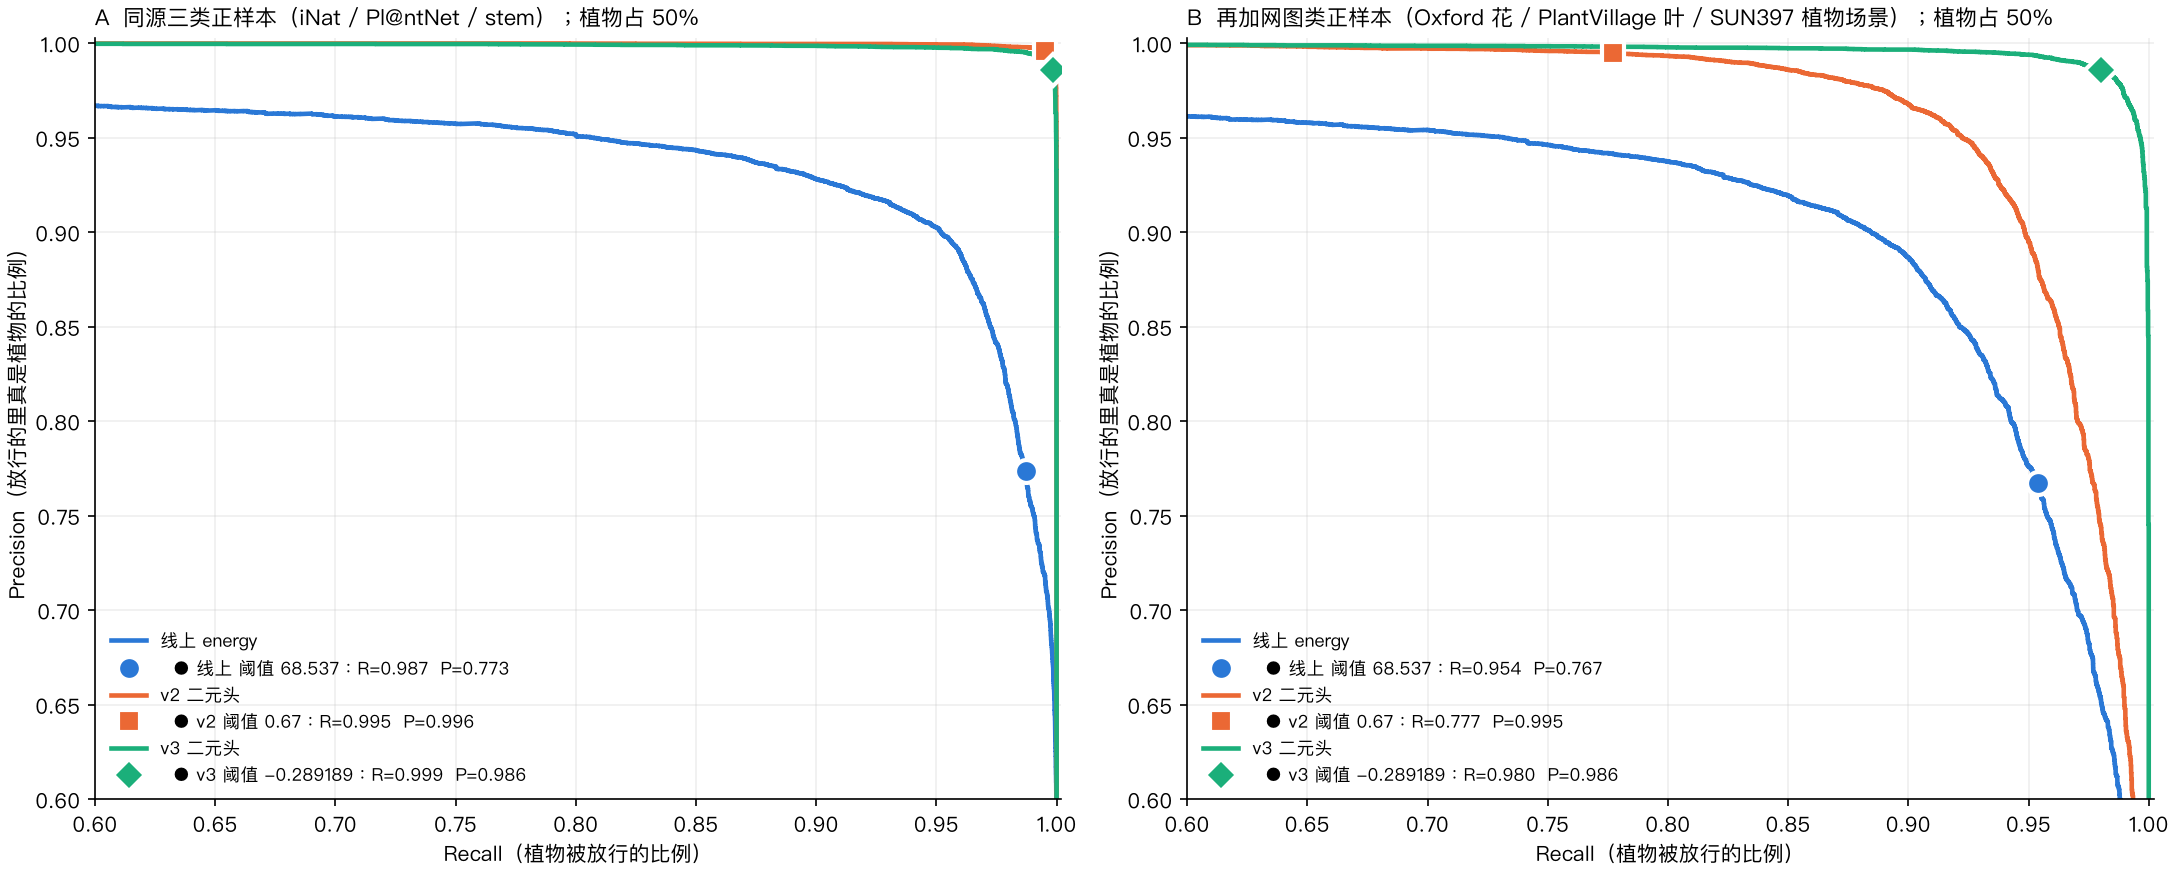

Here is the Python script that generated this plot:
import numpy as np, matplotlib
matplotlib.use("Agg")
import matplotlib.pyplot as plt
from sklearn.metrics import precision_recall_curve
import train as T1, train2 as T2
NEW = ["oxford_flowers", "plant_village", "sun397_plant"]
a = np.load("pr_scores.npz"); b = np.load("pr_scores_v3.npz")
n0 = len(a["y"]); assert (b["src"][:n0] == a["src"]).all()
# 新来源：energy 与 v2(最终头，未训练过这些来源=外部测试) 直接由 embedding 算
idx = np.load(T1.ROOT / "data/bioclip_full_index.npz", allow_pickle=True)["embeddings"].astype(np.float32)
h2 = np.load("gate_head_v2.npz"); en_new, v2_new = [], []
for k in NEW:
    X = np.load(T2.F2 / f"{k}.npz")["full"]
    e = []
    for i in range(0, len(X), 512):
        zz = 100.0 * (X[i:i+512] @ idx.T); m = zz.max(1, keepdims=True); e.append(m[:, 0] + np.log(np.exp(zz - m).sum(1)))
    en_new.append(np.concatenate(e)); v2_new.append(X @ h2["w"] + h2["b"])
y, src = b["y"], b["src"]
S = {"线上 energy": (np.concatenate([a["energy"]] + en_new), 68.537, "#2a78d6", "o"),
     "v2 二元头": (np.concatenate([a["v2"]] + v2_new), 0.67, "#eb6834", "s"),
     "v3 二元头": (b["v3"], float(np.load("gate_head_v3.npz")["threshold"]), "#1baf7a", "D")}
assert all(len(v[0]) == len(y) for v in S.values())
plt.rcParams.update({"font.family": ["PingFang HK", "Arial Unicode MS"], "axes.spines.top": False, "axes.spines.right": False})
def weights(mask, srcs, prior=.5):
    w = np.zeros(len(y))
    for k in srcs: m = mask & (src == k); w[m] = prior / len(srcs) / m.sum()
    m = mask & (y == 0); w[m] = (1 - prior) / m.sum(); return w
panels = [("A  同源三类正样本（iNat / Pl@ntNet / stem）", ["plant", "plantnet", "stem"]),
          ("B  再加网图类正样本（Oxford 花 / PlantVillage 叶 / SUN397 植物场景）", ["plant", "plantnet", "stem"] + NEW)]
fig, axes = plt.subplots(1, 2, figsize=(14.5, 5.8), constrained_layout=True)
for ax, (title, srcs) in zip(axes, panels):
    mask = np.isin(src, srcs) | (y == 0); w = weights(mask, srcs)
    for name, (s, thr, c, mk) in S.items():
        p, r, _ = precision_recall_curve(y[mask], s[mask], sample_weight=w[mask]); ax.plot(r, p, color=c, lw=2.2, label=name)
        pred = (s >= thr) & mask; tp = w[pred & (y == 1)].sum(); fp = w[pred & (y == 0)].sum(); rec = tp / w[mask & (y == 1)].sum(); pr = tp / (tp + fp)
        ax.plot([rec], [pr], mk, ms=11, color=c, mec="white", mew=2, zorder=5, label=f"  ● {name.split()[0] if 'energy' in name else name[:2]} 阈值 {thr:g}：R={rec:.3f}  P={pr:.3f}")
        print(title[:1], name, f"thr {thr:g} R {rec:.3f} P {pr:.3f}")
    ax.set_title(title + "；植物占 50%", loc="left", fontsize=10.5); ax.set_xlabel("Recall（植物被放行的比例）"); ax.set_ylabel("Precision（放行的里真是植物的比例）")
    ax.set_xlim(0.6, 1.002); ax.set_ylim(0.6, 1.003); ax.grid(alpha=.2); ax.legend(loc="lower left", frameon=False, fontsize=8.5)
fig.savefig("pr_three.png", dpi=150)
